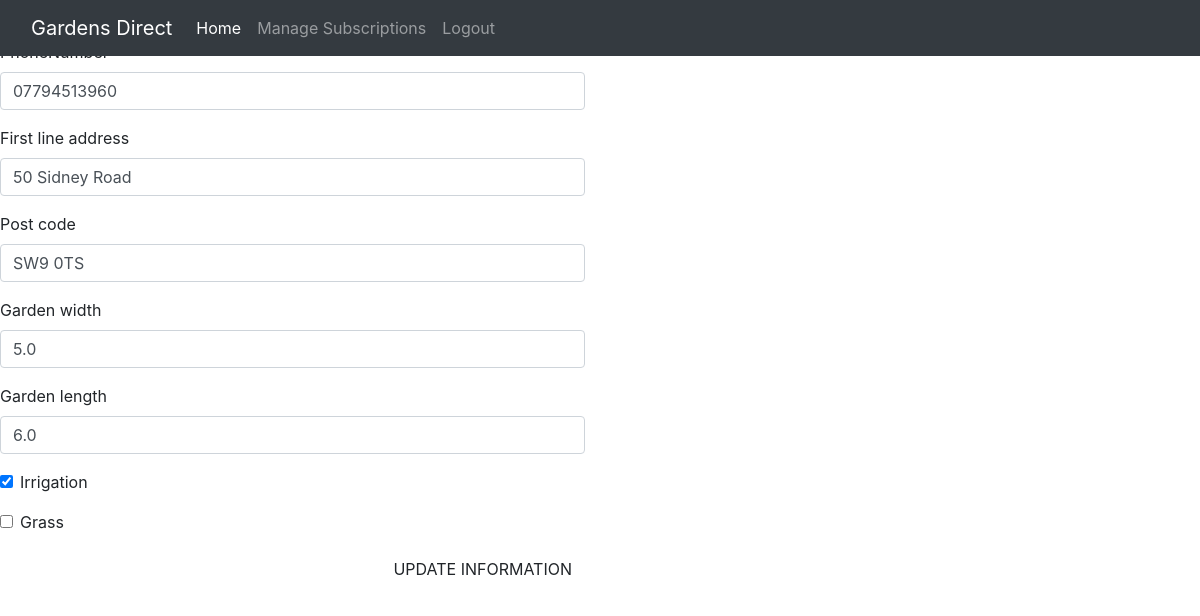
The app's page /profile/ (signed in), older data.
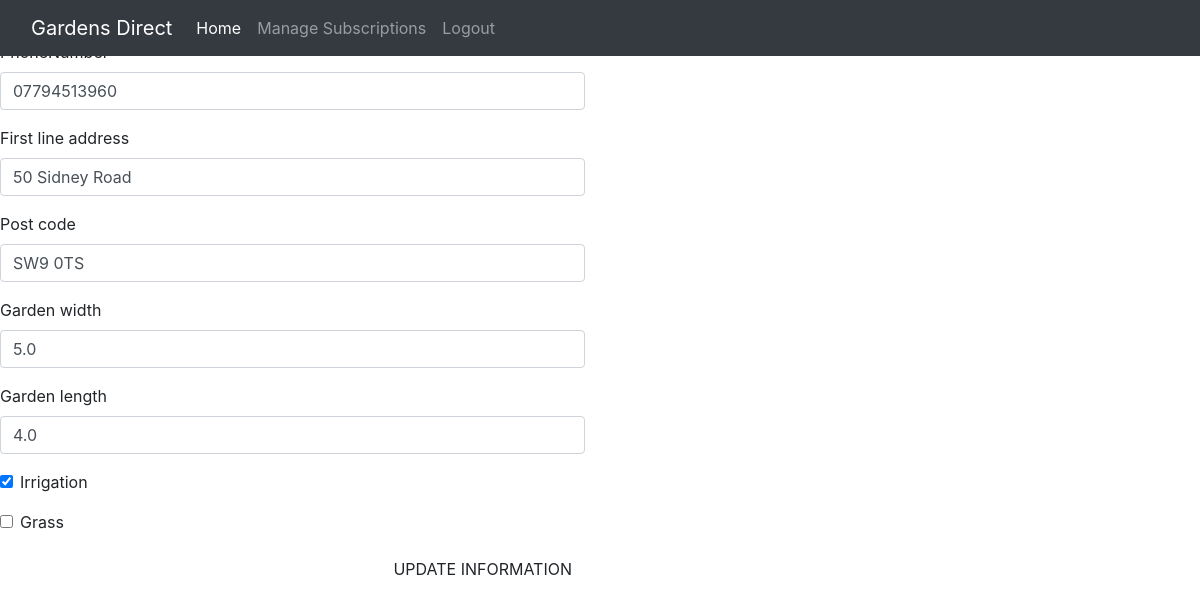
The same page, newer data.
### profiles/models.py (models this page shows, shortened)
class UserProfile(models.Model):
    user = models.OneToOneField(User, on_delete=models.CASCADE)
    phoneNumber = models.CharField(max_length=20, null=True,blank=True)
    First_line_address = models.CharField(max_length=80,null=True,blank=True)
    Post_code = models.CharField(max_length=20,null=True,blank=True)
    garden_width = models.FloatField(default=0,blank=True)
    garden_length = models.FloatField(default=0,blank=True)
    irrigation = models.BooleanField(default=False)
    grass = models.BooleanField(default=False)
    quote = models.FloatField(default=0,editable=True,blank=True)

### profiles/views.py (the view)
# urls.py: path('profile/', include('profiles.urls')),
@login_required
def profile(request):
    profile = get_object_or_404(UserProfile,user=request.user)
    if request.method=='POST':
        form = UserProfileForm(request.POST,instance=profile)
        if form.is_valid():
            form.save()
            messages.success(request, 'Profile updated successfully')
        else:
            messages.error(request,
                           ('update failed'))
    else:
        form = UserProfileForm(instance=profile)
    template = 'profiles/profile.html'
    context = {
        'form':form,
    }
    return render(request,template,context)

### profiles/forms.py
class UserProfileForm(forms.ModelForm):
    class Meta:
        model = UserProfile
        exclude = ('user','quote')
    def __init__(self, *args, **kwargs):
        super().__init__(*args, **kwargs)

### profiles/templates/profiles/profile.html (shortened to what this page needs)
{% extends "base.html" %}
{% load static %}
{% load crispy_forms_tags %}
{% block content %}
<div class="row">
    <div class="col-12 col-lg-6">
        <p class="text-muted">Default Delivery Information</p>
        <form class="mt-3" action="{% url 'profile' %}" method="POST" id="profile-update-form">
            {{ form|crispy }}
            <button class="btn btn-black rounded-0 text-uppercase float-right">Update Information</button>
        </form>
    </div>
{% endblock %}

Row changes from the older to the newer data that the page shows:
changed UserProfile "50 Sidney Road": garden_length "6.0" → "4.0"
